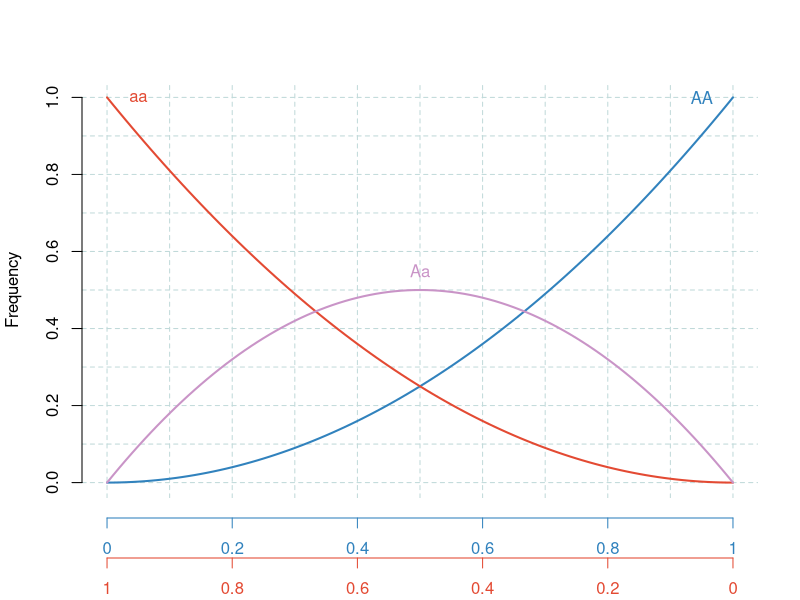

Source code (R):
## ---- chunk 1
#Hardy Weinberg Principle

p = seq(0,1,0.01)
q = 1-p

homo.p <- p^2 
hetero <- 2*p*q
homo.q <- q^2

data.frame(p,q,homo.p,hetero,homo.q)

plot(p,homo.p,type="n",axes=FALSE,xlab="",ylab="")

abline(v=seq(0,1,0.1),col="#C0D9D9",lty=2)
abline(h=seq(0,1,0.1),col="#C0D9D9",lty=2)

points(p,homo.p,type="l",lwd=2,col="#3182bd")
points(p,homo.q,type="l",lwd=2,col="#e34a33")
points(p,hetero,type="l",lwd=2,col="#c994c7")

axlab = seq(0,1,0.2)
axis(1,line=1,col.axis="#3182bd",col="#3182bd",at=axlab,label=axlab)
axis(1,line=3,col.axis="#e34a33",col="#e34a33",at=axlab,label=rev(axlab))
axis(2)
title(ylab="Frequency")
text(x=0.05,y=1,"aa",col="#e34a33")
text(x=0.95,y=1,"AA",col="#3182bd")
text(x=0.5,y=0.55,"Aa",col="#c994c7")

